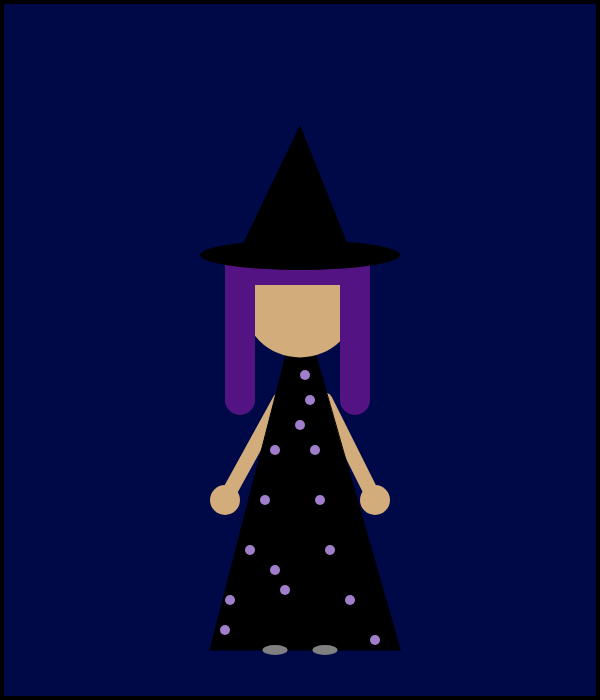
Frame 1 (no input)
Frame 60 (no input): identical to frame 1, image omitted
Frame 120 (the mouse pressed at the canvas centre since frame 60): identical to frame 1, image omitted

The p5.js sketch that drew this single still picture (run headless with seeded random() and noise() and a simulated clock; from frame 60 on, the mouse is pressed at the canvas centre):

// p5.js sketch
// ── sketch.js
function setup() {
    createCanvas(600, 700);
}

function draw() {
    push();
    background(50, 55, 100);
    pop();

    push();
    stroke('black');
    strokeWeight(4);
    fill(0,9,71);
    rect(2, 2, 596, 696);
    pop();

    // ** Arms **

    push();
    strokeWeight(15);
    stroke(211,172,124);
    line(280, 400, 225, 500);
    line(325, 400, 375, 500);
    pop();

    push();
    noStroke();
    fill(211,172,124);
    ellipse(225, 500, 30, 30);
    ellipse(375, 500, 30, 30);
    pop();


    // ** Dress **

        push();
        stroke('black');
        strokeWeight(1);
        fill('black');
        triangle(300, 300, 210, 650, 400, 650);
        pop();

        push();
        noStroke();
        fill(160,126,204);
        ellipse(300, 350, 10, 10);
        ellipse(305, 375, 10, 10);
        ellipse(310, 400, 10, 10);
        ellipse(315, 450, 10, 10);
        ellipse(320, 500, 10, 10);
        ellipse(330, 550, 10, 10);
        ellipse(350, 600, 10, 10);
        ellipse(375, 640, 10, 10);
        ellipse(300, 425, 10, 10);
        ellipse(285, 590, 10, 10);
        ellipse(275, 570, 10, 10);
        ellipse(275, 450, 10, 10);
        ellipse(265, 500, 10, 10);
        ellipse(250, 550, 10, 10);
        ellipse(230, 600, 10, 10);
        ellipse(225, 630, 10, 10);
        pop();

        // ** Face **

        push();
        noStroke();
        fill(211,172,124);
        ellipse(300, 300, 115, 115);
        pop();

        // ** Hair **

        push();
        noStroke();
        fill(84,19,131);
        rect(255,255,90,30);
        pop();

        push();
        strokeWeight(30);
        stroke(84,19,131);
        line(240, 260, 240, 400);
        line(355, 260, 355, 400);
        pop();



        // ** Hat **

        push();
        noStroke();
        fill('black');
        ellipse(300, 255, 200, 30);
        triangle(300, 125, 240, 250, 350, 250);

        pop();



        // ** Feet **
        push();

        noStroke();
        fill('gray');
        ellipse(275, 650, 25, 10);
        ellipse(325, 650, 25, 10);
        pop();
}
